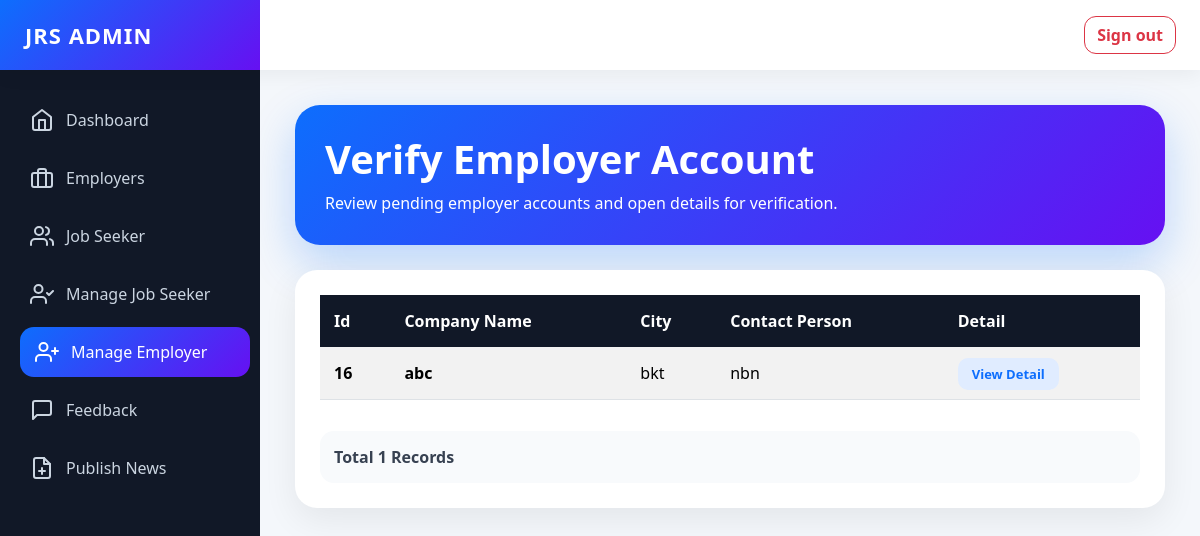
/admin/manageemployer.php (signed in), run on the app's committed database.
### tables this page shows
CREATE TABLE `employer_reg` (
  `Employer_Id` int NOT NULL,
  `CompanyName` varchar(255) NOT NULL,
  `ContactPerson` varchar(255) NOT NULL,
  `Address` varchar(255) NOT NULL,
  `City` varchar(255) NOT NULL,
  `Email` varchar(255) NOT NULL,
  `Mobile` varchar(255) NOT NULL,
  `Area_Work` varchar(255) NOT NULL,
  `Status` varchar(255) NOT NULL,
  `UserName` varchar(255) NOT NULL,
  `Password` varchar(255) NOT NULL,
  `Question` varchar(255) NOT NULL,
  `Answer` varchar(255) NOT NULL
);

### admin/manageemployer.php (the view, shortened to what this page needs)
<!doctype html>
<html lang="en">
<head>
  <link href="https://cdn.jsdelivr.net/npm/bootstrap@5.3.3/dist/css/bootstrap.min.css" rel="stylesheet">
</head>
<body>
<div class="topbar d-flex justify-content-between align-items-center">
  <div class="brand-box">JRS ADMIN</div>
  <div class="me-4">
    <a href="logout.php" class="btn btn-outline-danger logout-btn">Sign out</a>
  </div>
</div>
<nav class="sidebar">
  <ul class="nav flex-column">
    <li class="nav-item">
      <a class="nav-link" href="admin_dashboard.php">
        <i data-feather="home"></i> Dashboard
      </a>
    </li>
    <li class="nav-item">
      <a class="nav-link" href="employer.php">
        <i data-feather="briefcase"></i> Employers
      </a>
    </li>
    <li class="nav-item">
      <a class="nav-link" href="jobseeker.php">
        <i data-feather="users"></i> Job Seeker
      </a>
    </li>
    <li class="nav-item">
      <a class="nav-link" href="managejobseeker.php">
        <i data-feather="user-check"></i> Manage Job Seeker
      </a>
    </li>
    <li class="nav-item">
      <a class="nav-link active" href="manageemployer.php">
        <i data-feather="user-plus"></i> Manage Employer
      </a>
    </li>
    <li class="nav-item">
      <a class="nav-link" href="feedback.php">
        <i data-feather="message-square"></i> Feedback
      </a>
    </li>
    <li class="nav-item">
      <a class="nav-link" href="admin_news.php">
        <i data-feather="file-plus"></i> Publish News
      </a>
    </li>
  </ul>
</nav>
<main class="main-content">
  <div class="page-header">
    <h1 class="fw-bold mb-2">Verify Employer Account</h1>
    <p class="mb-0">Review pending employer accounts and open details for verification.</p>
  </div>
  <div class="content-card">
    <div class="table-responsive">
      <table class="table table-striped align-middle">
        <thead>
          <tr>
            <th>Id</th>
            <th>Company Name</th>
            <th>City</th>
            <th>Contact Person</th>
            <th>Detail</th>
          </tr>
        </thead>
        <tbody>
          <?php
          include 'connection/db.php';
          $sql = "select * from employer_reg where Status='Pending'";
          $result = mysqli_query($conn, $sql);
          while ($row = mysqli_fetch_array($result)) {
            $Id = $row['Employer_Id'];
            $Name = $row['CompanyName'];
            $City = $row['City'];
            $CP = $row['ContactPerson'];
          ?>
            <tr>
              <td><strong><?php echo $Id; ?></strong></td>
              <td><strong><?php echo $Name; ?></strong></td>
              <td><?php echo $City; ?></td>
              <td><?php echo $CP; ?></td>
              <td>
                <a class="detail-btn" href="DetailEmp.php?EmpId=<?php echo $Id; ?>">
                  View Detail
                </a>
              </td>
            </tr>
          <?php
          }
          $records = mysqli_num_rows($result);
          ?>
        </tbody>
      </table>
    </div>
    <div class="records-box">
      Total <?php echo $records; ?> Records
    </div>
  </div>
</main>
</body>
</html>

### admin/manageemployer.php (style rules this page uses)
body { margin: 0; background: #f4f7fb; font-family: "Segoe UI", Arial, sans-serif; color: #1f2937; }
.topbar { height: 70px; background: #fff; box-shadow: 0 4px 20px rgba(0,0,0,0.06); position: sticky; top: 0; z-index: 1000; }
.brand-box { width: 260px; height: 70px; background: linear-gradient(135deg, #0d6efd, #6610f2); color: #fff; display: flex; align-items: center; padding-left: 25px; font-size: 22px; font-weight: 800; letter-spacing: 1px; }
.logout-btn { border-radius: 12px; font-weight: 600; }
.sidebar { width: 260px; min-height: calc(100vh - 70px); background: #111827; padding: 25px 15px; position: fixed; left: 0; top: 70px; }
.sidebar .nav-link { color: #cbd5e1; border-radius: 14px; padding: 13px 15px; margin-bottom: 8px; font-weight: 500; display: flex; align-items: center; gap: 12px; transition: 0.25s; }
.sidebar .nav-link:hover, .sidebar .nav-link.active { background: linear-gradient(135deg, #0d6efd, #6610f2); color: #fff; transform: translateX(5px); }
.main-content { margin-left: 260px; padding: 35px; }
.page-header { background: linear-gradient(135deg, #0d6efd, #6610f2); color: white; border-radius: 25px; padding: 30px; box-shadow: 0 18px 45px rgba(13,110,253,0.25); margin-bottom: 25px; }
.content-card { background: #fff; border-radius: 22px; padding: 25px; box-shadow: 0 12px 35px rgba(0,0,0,0.07); }
.table thead th { background: #111827; color: white; border: none; padding: 14px; }
.table tbody td { padding: 14px; vertical-align: middle; }
.detail-btn { background: #e0ecff; color: #0d6efd; padding: 7px 14px; border-radius: 10px; text-decoration: none; font-weight: 700; font-size: 13px; }
.records-box { background: #f8fafc; border-radius: 14px; padding: 14px; font-weight: 700; color: #374151; margin-top: 15px; }

### data on the page
employer_reg: Employer_Id "16", CompanyName "abc", City "bkt", ContactPerson "nbn"

### other printed values
$records "1"
